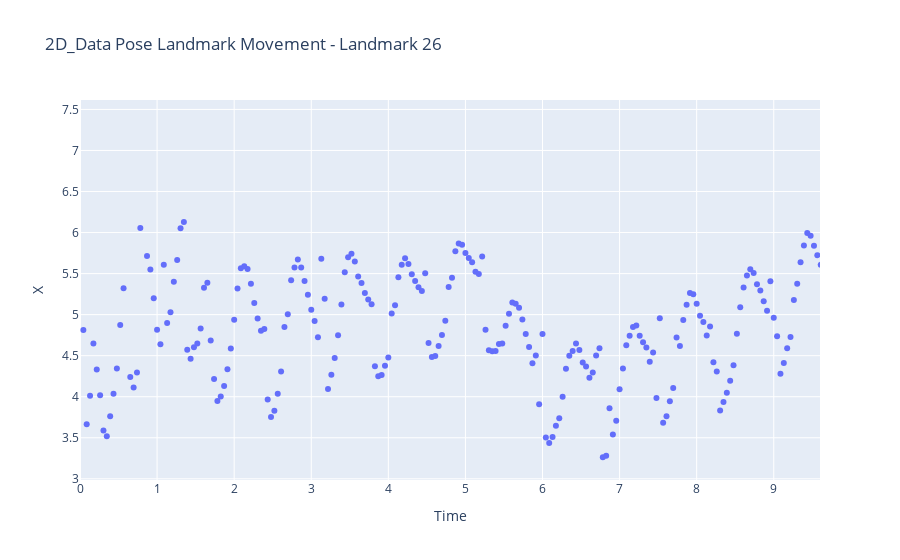

Here is the notebook cell this chart was saved with:
### Code cell
fig = px.scatter(time_df, x="frame",y='x',
                 title=f"2D_Data Pose Landmark Movement - Landmark {ldmk}",
                 labels={"x": "X","frame":"Time"},
                 range_x=(0,9.6))

fig.show()

### Figure 1 — Plotly figure (JSON) as saved in the notebook; plotly's stock layout.template omitted (floating-point values rounded to 4 significant figures; data arrays with more than 128 entries replaced by an {"elided": "..."} marker saying what was removed)
{"data": [{"hovertemplate": "Time=%{x}<br>X=%{y}<extra></extra>", "legendgroup": "", "marker": {"color": "#636efa", "symbol": "circle"}, "mode": "markers", "name": "", "orientation": "v", "showlegend": false, "type": "scatter", "x": {"elided": "260 float values"}, "xaxis": "x", "y": {"elided": "260 float values"}, "yaxis": "y"}], "layout": {"legend": {"tracegroupgap": 0}, "title": {"text": "2D_Data Pose Landmark Movement - Landmark 26"}, "xaxis": {"anchor": "y", "domain": [0, 1], "range": [0, 9.6], "title": {"text": "Time"}}, "yaxis": {"anchor": "x", "domain": [0, 1], "title": {"text": "X"}}}}
